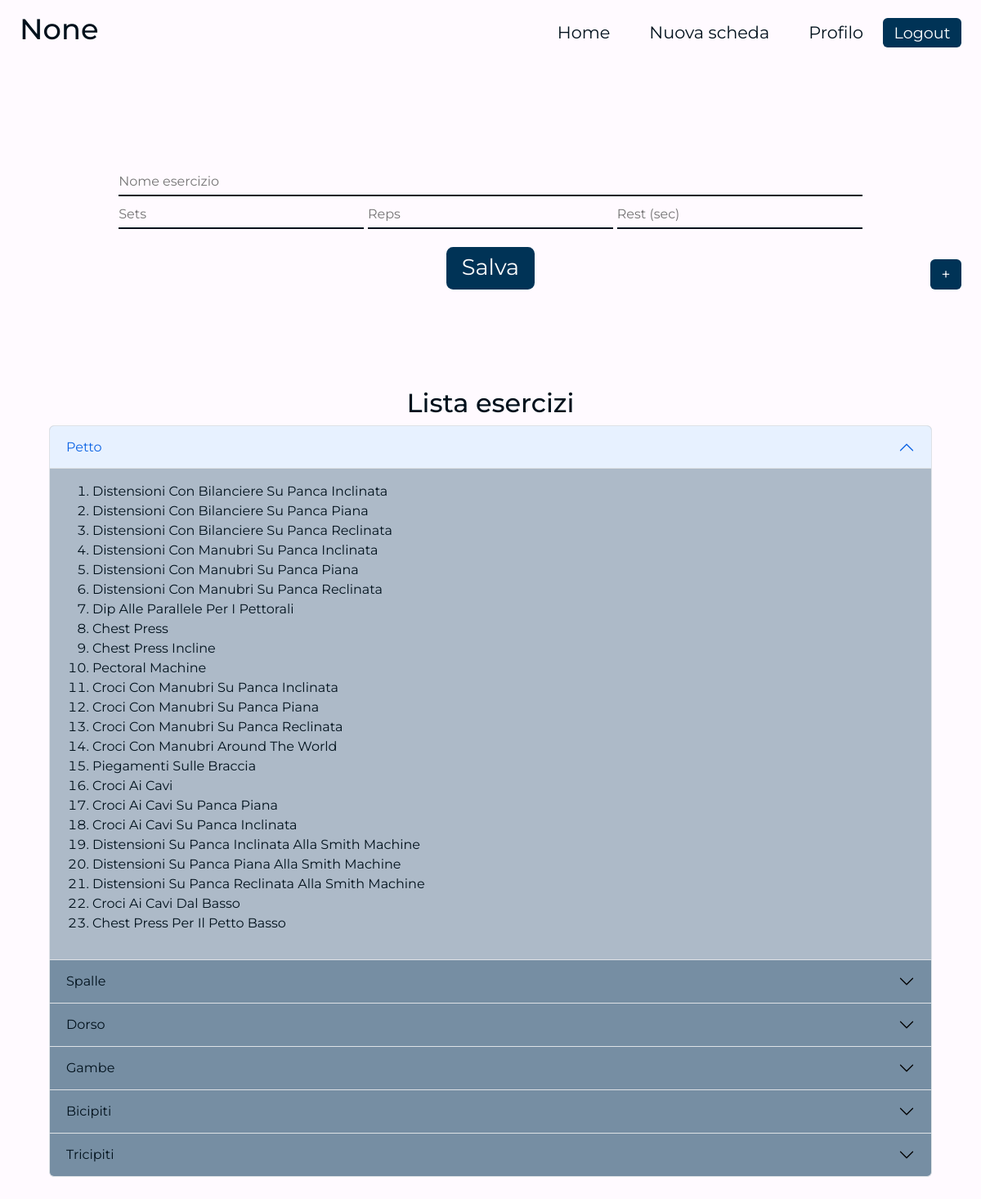
Screenshot of /add_ex (signed in) with the database file from the repository.
### tables this page shows
CREATE TABLE exercises
(
    id INTEGER PRIMARY KEY AUTOINCREMENT NOT NULL,
    name TEXT NOT NULL,
    muscles TEXT,
    tutorial TEXT
);

### app.py (the view)
@app.route("/add_ex", methods=["GET", "POST"])
@login_required
def add_ex():
    program_name = request.args.get("program")
    exercise_list = db.execute("SELECT name, muscles FROM exercises")
    e = []
    for r in exercise_list:
        e.append(r['name'].lower())
    if request.method == 'POST':
        program_name = request.form.get("program")
        adding_list = []
        counter = 0
        while request.form.get(f"exercise-name-{counter}") != None:
            row = {}
            row['name'] = request.form.get(f"exercise-name-{counter}").lower()
            row['sets'] = request.form.get(f"sets-{counter}")
            row['reps'] = request.form.get(f"reps-{counter}")
            row['rest'] = request.form.get(f"rest-{counter}")
            if len(row['name']) != 0 and len(row['sets']) != 0 and len(row['reps']) != 0 and len(row['rest']) != 0:
                adding_list.append(row)
            counter += 1
            if len(adding_list) != 0:
                program_id = db.execute("SELECT id FROM programs WHERE name = ? AND user_id = ?", program_name, session['user_id'])
                exercises = db.execute("SELECT exercise_id FROM workouts WHERE program_id = ?", program_id[0]['id'])
                for row in adding_list:
                    if row['name'] in e:
                        exercise_id = db.execute("SELECT id FROM exercises WHERE name = ?", row['name'])
                        if any(ex['exercise_id'] == exercise_id[0]['id'] for ex in exercises):
                            db.execute("UPDATE workouts SET sets = ?, reps = ?, rest = ? WHERE exercise_id = ? AND program_id = ?", row['sets'], row['reps'], row['rest'], exercise_id[0]['id'], program_id[0]['id'])
                        else:
                            db.execute("INSERT INTO workouts (program_id, exercise_id, sets, reps, rest) VALUES (?, ?, ?, ?, ?)", program_id[0]["id"], exercise_id[0]["id"], row["sets"], row["reps"], row["rest"])
                    else:
                        return render_template("error.html", error="Could not find exercise")
        return redirect(f"/program_update?program={program_name}")
    else:
        return render_template("add_ex.html", program_name=program_name, exercises=exercise_list)

### app.py (called while the page is built)
@app.after_request
def after_request(response):
    response.headers["Cache-Control"] = "no-cache, no-store, must-revalidate"
    response.headers["Expires"] = 0
    response.headers["Pragma"] = "no-cache"
    return response

### functions.py (called while the page is built)
def login_required(f):
    @wraps(f)
    def decorated_function(*args, **kwargs):
        if session.get("user_id") is None:
            return redirect("/login")
        return f(*args, **kwargs)
    return decorated_function

### templates/add_ex.html (shortened to what this page needs)
{% extends "layout.html" %}
{% block name %}
    {{ program_name }}
{% endblock %}
{% block main %}
  <div class="form">
      <form action="/add_ex" method="post" name="scheda">
          <div class="exercise-box">
              <input class="exercise-input" type="text" name="exercise-name-0" placeholder="Nome esercizio">
              <div class="table three">
                  <input type="number" name="sets-0" placeholder="Sets">
                  <input type="number" name="reps-0" placeholder="Reps">
                  <input type="number" name="rest-0" placeholder="Rest (sec)">
              </div>
          </div>
          <button type="submit">Salva</button>
      </form>
      <button class="add-exercise">+</button>
  </div>
  <div class="exercise-list">
    <h2>Lista esercizi</h2>
    <div class="accordion" id="accordionExample">
        <div class="accordion-item">
          <h2 class="accordion-header" id="headingOne">
            <button class="accordion-button" type="button" data-bs-toggle="collapse" data-bs-target="#collapseOne" aria-expanded="true" aria-controls="collapseOne">
              Petto
            </button>
          </h2>
          <div id="collapseOne" class="accordion-collapse collapse show" aria-labelledby="headingOne" data-bs-parent="#accordionExample">
            <div class="accordion-body">
                <ol>
                    {% for row in exercises %}
                        {% if row['muscles'] == 'petto' %}
                            <li>{{ row['name'] }}</li>
                        {% endif %}
                    {% endfor %}
                </ol>
            </div>
          </div>
        </div>
        <div class="accordion-item">
          <h2 class="accordion-header" id="headingTwo">
            <button class="accordion-button collapsed" type="button" data-bs-toggle="collapse" data-bs-target="#collapseTwo" aria-expanded="false" aria-controls="collapseTwo">
              Spalle
            </button>
          </h2>
        </div>
        <div class="accordion-item">
          <h2 class="accordion-header" id="headingThree">
            <button class="accordion-button collapsed" type="button" data-bs-toggle="collapse" data-bs-target="#collapseThree" aria-expanded="false" aria-controls="collapseThree">
              Dorso
            </button>
          </h2>
        </div>
        <div class="accordion-item">
            <h2 class="accordion-header" id="headingFour">
              <button class="accordion-button collapsed" type="button" data-bs-toggle="collapse" data-bs-target="#collapseFour" aria-expanded="false" aria-controls="collapseFour">
                Gambe
              </button>
            </h2>
        </div>
        <div class="accordion-item">
            <h2 class="accordion-header" id="headingFive">
              <button class="accordion-button collapsed" type="button" data-bs-toggle="collapse" data-bs-target="#collapseFive" aria-expanded="false" aria-controls="collapseFive">
                Bicipiti
              </button>
            </h2>
        </div>
        <div class="accordion-item">
            <h2 class="accordion-header" id="headingSix">
              <button class="accordion-button collapsed" type="button" data-bs-toggle="collapse" data-bs-target="#collapseSix" aria-expanded="false" aria-controls="collapseSix">
                Tricipiti
              </button>
            </h2>
        </div>
    </div>
  </div>
{% endblock %}

### static/style.css (style rules this page uses)
@media (prefers-color-scheme: light) { :root { --background-color: #fffaffff; --text-color: #00111C; } }
* { box-sizing: border-box; margin: 0; padding: 0; }
body { background-color: var(--background-color); color: var(--text-color); font-family: 'Montserrat', sans-serif; }
form { display: flex; flex-direction: column; align-items: center; margin-top: 10%; }
form div { margin: 1vh 0 3.2vh 0; padding-bottom: 2vh; }
form input { width: 50vw; height: 4vh; border: none; padding-bottom: 0.2em; border-bottom: 2px solid var(--text-color); background-color: transparent; color: var(--text-color); }
button { font-size: 1.2em; padding: 0.2em 0.7em; background-color: #003356; color: white; border: none; border-radius: 0.3em; }
form[name=scheda] { position: relative; margin-bottom: 2vh; }
.form { position: relative; }
button[type=submit] { font-size: 1.7em; margin: 0; }
form[name=scheda] button[type=submit] { position: absolute; bottom: 0; }
button.add-exercise { position: absolute; bottom: 0; right: 2vw; }
div.table { display: grid; align-items: end; --bs-table-color: var(--text-color); text-transform: capitalize; }
div.table.three { grid-template-columns: auto auto auto; column-gap: 0.3em; }
.exercise-input { width: 100%; }
div.exercise-box > div.table.three input { width: calc(100vw / 4); }
div.exercise-list { display: flex; flex-direction: column; align-items: center; margin: 10% 0; }
.accordion { width: 90%; --bs-accordion-bg: #00345652; --bs-accordion-color: var(--text-color) }
.accordion-button { color: var(--text-color); }
ol li { text-transform: capitalize; }

### rows the page displays
exercises: name "Distensioni Con Bilanciere Su Panca Inclinata"
exercises: name "Distensioni Con Bilanciere Su Panca Piana"
exercises: name "Distensioni Con Bilanciere Su Panca Reclinata"
exercises: name "Distensioni Con Manubri Su Panca Inclinata"
exercises: name "Distensioni Con Manubri Su Panca Piana"
exercises: name "Distensioni Con Manubri Su Panca Reclinata"
exercises: name "Dip Alle Parallele Per I Pettorali"
exercises: name "Chest Press"
exercises: name "Chest Press Incline"
exercises: name "Pectoral Machine"
exercises: name "Croci Con Manubri Su Panca Inclinata"
exercises: name "Croci Con Manubri Su Panca Piana"
exercises: name "Croci Con Manubri Su Panca Reclinata"
exercises: name "Croci Con Manubri Around The World"
exercises: name "Piegamenti Sulle Braccia"
exercises: name "Croci Ai Cavi"
exercises: name "Croci Ai Cavi Su Panca Piana"
exercises: name "Croci Ai Cavi Su Panca Inclinata"
exercises: name "Distensioni Su Panca Inclinata Alla Smith Machine"
exercises: name "Distensioni Su Panca Piana Alla Smith Machine"
exercises: name "Distensioni Su Panca Reclinata Alla Smith Machine"
exercises: name "Croci Ai Cavi Dal Basso"
exercises: name "Chest Press Per Il Petto Basso"

### other values shown
{{ program_name }} "None"
